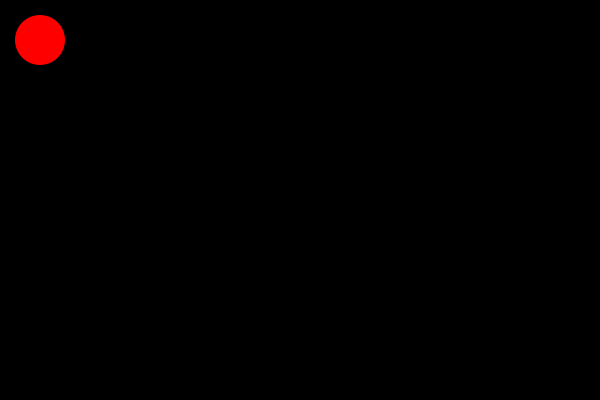
Frame 1 (no input)
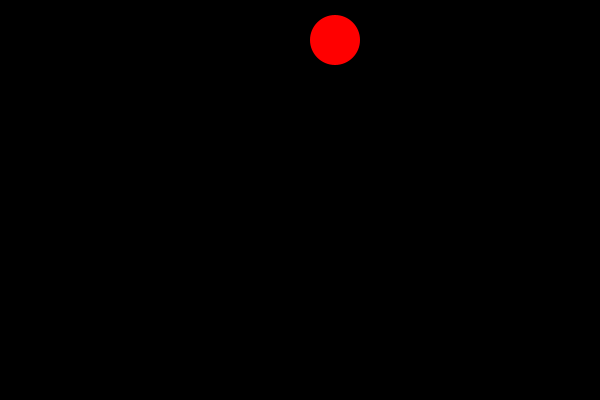
Frame 60 (the mouse pressed at the canvas centre just before this capture)
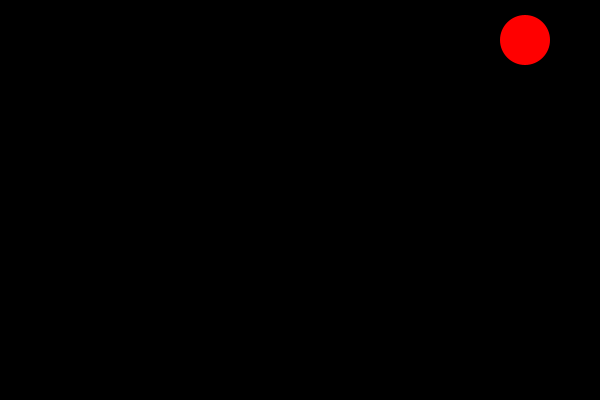
Frame 120 (the mouse held since frame 60 and released just before this capture)

The Processing sketch that drew these frames (run headless with seeded random() and noise(); from frame 60 on, the mouse is pressed at the canvas centre):

// Processing sketch: bouncing_circle
// ── bouncing_circle.pde
int x = 40, y = 40;
int w = 50, h = 50;
int speed = 5;

int sw = 600;

void setup() {
  size(600, 400);
  fill(255, 0, 0);
  background(0);
  noStroke();
}

void draw() {
  background(0);
  ellipse(x, y, w, h);

  int circleCenter = w/2;
  if (x < (0 + circleCenter) || x > (sw - circleCenter)) {
    speed = speed*-1;
  }
  x += speed;
}
